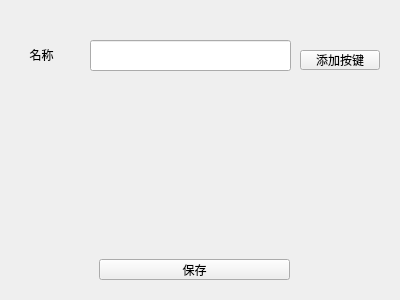
<?xml version="1.0" encoding="UTF-8"?>
<ui version="4.0">
 <class>add_customize_widget</class>
 <widget class="QWidget" name="add_customize_widget">
  <property name="geometry">
   <rect>
    <x>0</x>
    <y>0</y>
    <width>400</width>
    <height>300</height>
   </rect>
  </property>
  <property name="windowTitle">
   <string>Form</string>
  </property>
  <widget class="QLineEdit" name="nameEdit">
   <property name="geometry">
    <rect>
     <x>90</x>
     <y>40</y>
     <width>201</width>
     <height>31</height>
    </rect>
   </property>
  </widget>
  <widget class="QLabel" name="nameLabel">
   <property name="geometry">
    <rect>
     <x>23</x>
     <y>39</y>
     <width>71</width>
     <height>31</height>
    </rect>
   </property>
   <property name="text">
    <string>  名称</string>
   </property>
  </widget>
  <widget class="QPushButton" name="addBtn">
   <property name="geometry">
    <rect>
     <x>300</x>
     <y>50</y>
     <width>80</width>
     <height>20</height>
    </rect>
   </property>
   <property name="text">
    <string>添加按键</string>
   </property>
  </widget>
  <widget class="QPushButton" name="saveBtn">
   <property name="geometry">
    <rect>
     <x>99</x>
     <y>259</y>
     <width>191</width>
     <height>21</height>
    </rect>
   </property>
   <property name="text">
    <string>保存</string>
   </property>
  </widget>
 </widget>
 <resources/>
 <connections/>
</ui>
